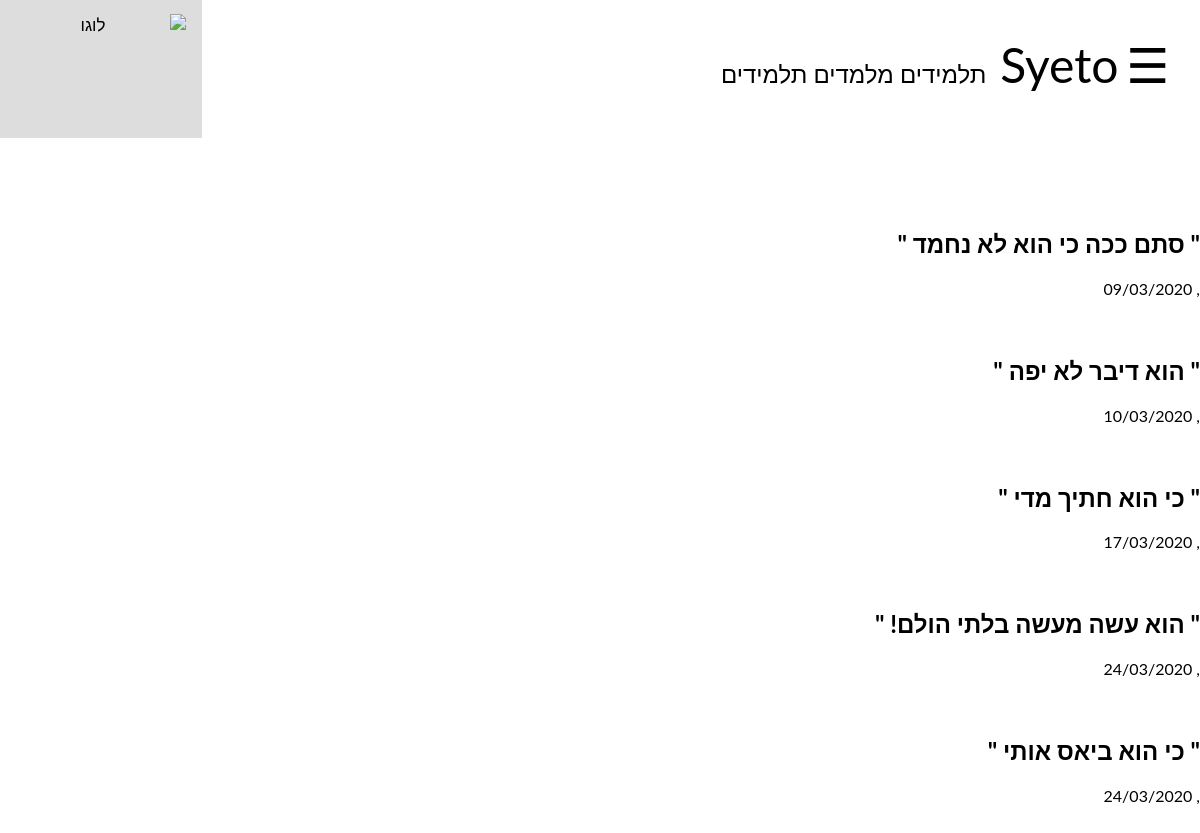
The app's page /view_user_reports?username=aviv (signed in) with its own data.
### tables this page shows
CREATE TABLE "reports" (
	"ID"	TEXT,
	"reported_user"	TEXT,
	"content"	TEXT,
	"date"	TEXT,
	PRIMARY KEY("ID")
);

### Application.py (the view)
@app.route("/view_user_reports")
def view_user_reports():
    if 'user' in session:
        if DataBaseFunctions.is_admin(session['user']):
            username = request.args.get("username")
            return render_template("view_user_reports.html", reports=DataBaseFunctions.get_reports_list(username))
    return redirect('/homePage')

### Application.py (called while the page is built)
def connected():
    return 'user' in session

@app.before_request
def update_lessons_offers():
    if 'user' in session:
        DataBaseFunctions.update_lessons_offers_that_have_passed(session['user'])
        DataBaseFunctions.update_lessons_offers_that_are_no_longer_relevant(session['user'])

@app.before_request
def update_last_login():
    if 'user' in session:
        DataBaseFunctions.update_last_login(session['user'])

@app.before_request
def update_lessons_requests_quantity():
    if 'user' in session:
        session['new_lessons_offers'] = DataBaseFunctions.number_of_lessons_requests(session['user'])
        session['new_messages'] = DataBaseFunctions.number_of_new_messages(session['user'])
        session['new_friend_requests'] = DataBaseFunctions.number_of_friend_requests(session['user'])
        session['lessons'] = DataBaseFunctions.number_of_lessons(session['user'])

@app.before_request
def delete_hp_note_if_nessaccery():
    if connected():
        current_url = request.url_rule
        print("Current", type(current_url))
        DataBaseFunctions.delete_hp_note_if_nessaccery(username=session['user'], current_url=current_url)

### DataBaseFunctions.py (called while the page is built)
    @staticmethod # מחזיר מחרוזת המכילה את התאריך הנוכחי
    def get_date():
        import datetime
        date = str(datetime.datetime.now()).split(' ')[0]
        date = date.split('-')
        date.reverse()
        date = '/'.join(date)
        return date

    @staticmethod # מחזירה מחרוזת המכילה את השעה הנוכחית
    def get_time():
        import datetime
        date = str(datetime.datetime.now()).split(' ')[1]
        date=date.split(':')
        return (date[0]+':'+date[1])

    @staticmethod # מחזירה אמת אם המשתמש מנהל מערכת
    def is_admin(username):
        conn = sqlite3.connect('database.db', timeout=2)
        admin = conn.execute("select is_admin from users where username=?", (username,))
        for row in admin:
            admin = row[0]
        if admin == "yes":
            return True
        return False

    @staticmethod # #returns a Report Object
    def get_Report(ID):
        from Report import Report
        conn = sqlite3.connect('database.db', timeout=2)
        rep = conn.execute("select * from reports where ID=?", (ID,))
        for r in rep:
            rep=r
        return Report(ID=rep[0],
                      reported_user=rep[1],
                      content=rep[2],
                      date=rep[3])

### templates/view_user_reports.html
{%extends "registeredLayout.html"%}
{%block body%}
<br><br>
{% for report in reports %}
<h2>" {{report.content}} "</h2>  , {{report.date}}
<br><br><br>
{% endfor %}
{%endblock%}

### templates/generalLayout.html (style rules this page uses)
body { margin: 0; font-family: Arial, Helvetica, sans-serif; }
body { font-family: "Lato", sans-serif; }
body { padding: 0px; }

### records on screen
reports: content "סתם ככה כי הוא לא נחמד", date "09/03/2020"
reports: content "הוא דיבר לא יפה", date "10/03/2020"
reports: content "כי הוא חתיך מדי", date "17/03/2020"
reports: content "הוא עשה מעשה בלתי הולם!", date "24/03/2020"
reports: content "כי הוא ביאס אותי", date "24/03/2020"
